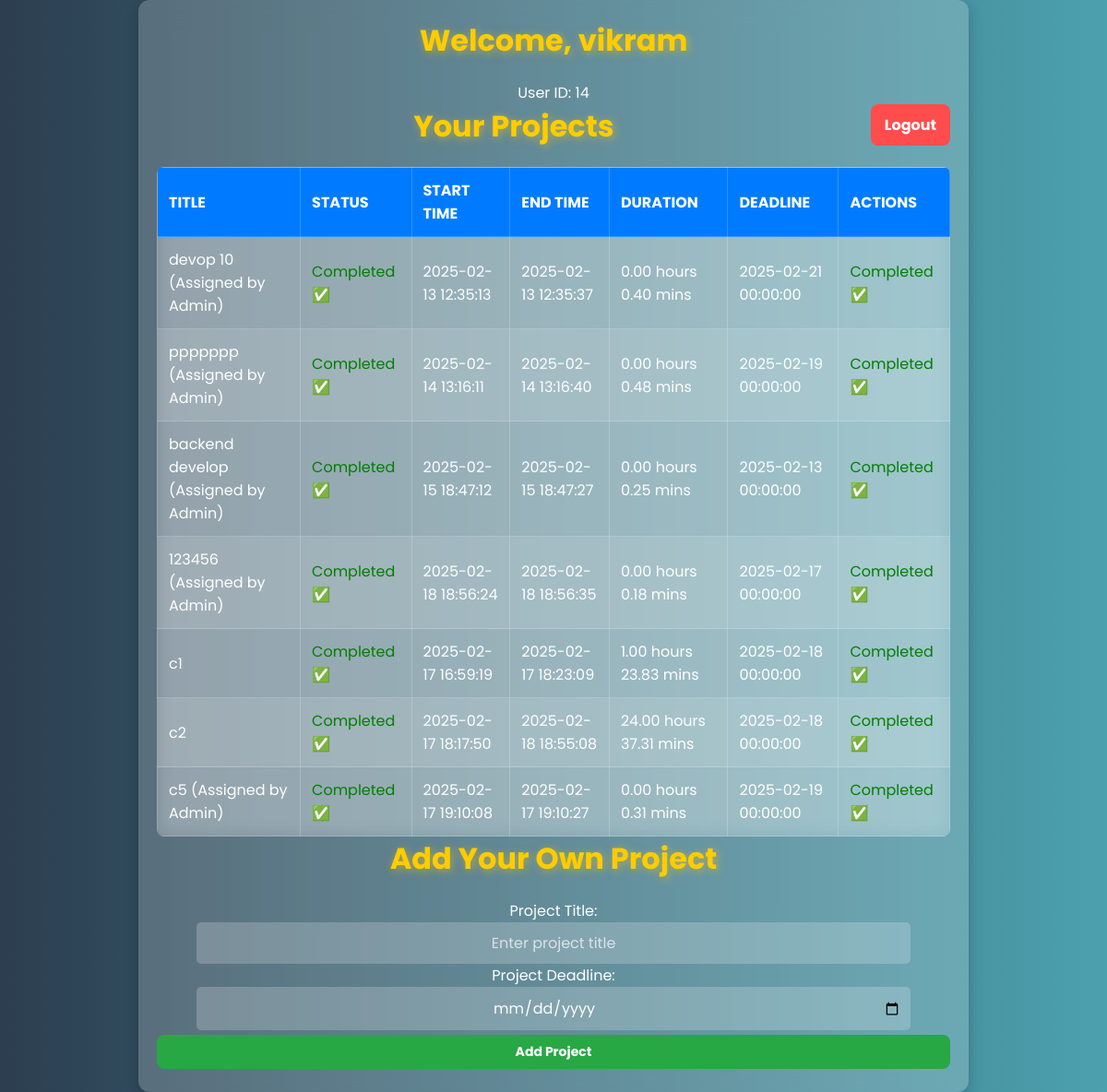
/employee-dashboard (signed in), run on the app's committed database.
### app.py (models this page shows, shortened)
class User(db.Model):
    id = db.Column(db.Integer, primary_key=True)
    name = db.Column(db.String(150), nullable=False)
    email = db.Column(db.String(150), unique=True, nullable=False)
    password = db.Column(db.String(150), nullable=False)
    role = db.Column(db.String(50), nullable=False)
    projects = db.relationship('Project', back_populates='user',
                               foreign_keys='Project.user_id',
                               cascade="all, delete-orphan")
    assigned_projects = db.relationship('Project', foreign_keys='Project.assigned_by',
                                        back_populates='assigned_by_user')

class Project(db.Model):
    id = db.Column(db.Integer, primary_key=True)
    title = db.Column(db.String(150), nullable=False)
    duration = db.Column(db.Integer, nullable=True)  # Duration in minutes
    status = db.Column(db.String(50), nullable=False, default="pending")
    deadline = db.Column(db.DateTime, nullable=False)  # ✅ Changed to DateTime
    start_time = db.Column(db.DateTime, nullable=True)
    end_time = db.Column(db.DateTime, nullable=True)
    file_path = db.Column(db.String(255), nullable=True)  # ✅ Store submitted file path
    user_id = db.Column(db.Integer, db.ForeignKey('user.id'), nullable=False)
    assigned_by = db.Column(db.Integer, db.ForeignKey('user.id'), nullable=False)  # Admin who assigned
    user = db.relationship('User', back_populates='projects', foreign_keys=[user_id])
    assigned_by_user = db.relationship('User', foreign_keys=[assigned_by])

### app.py (the view, shortened to what this page needs)
@app.route('/employee-dashboard', methods=['GET', 'POST'])
def employee_dashboard():
    if 'user' not in session:
        return redirect(url_for('login_page'))
    user = User.query.filter_by(email=session['user']).first()
    if not user or user.role != 'employee':
        flash("Unauthorized access.", "error")
        return redirect(url_for('login_page'))
    projects = Project.query.filter_by(user_id=user.id).all()
    for project in projects:
        if isinstance(project.deadline, str):  # If deadline is stored as a string, convert it
            try:
                project.deadline = datetime.strptime(project.deadline, "%Y-%m-%d").date()
            except ValueError:
                project.deadline = None  # Handle invalid format safely
    current_date = datetime.today().date()  # Used for overdue status in HTML
    return render_template('employee_dashboard.html', user=user, projects=projects, current_date=current_date)

### app.py (called while the page is built)
@app.before_request
def make_session_permanent():
    session.permanent = True

### templates/employee_dashboard.html (shortened to what this page needs)
<!DOCTYPE html>
<html lang="en">
<head>
    <link rel="stylesheet" href="{{ url_for('static', filename='css/style.css') }}">
    <link href="https://cdnjs.cloudflare.com/ajax/libs/font-awesome/6.0.0-beta3/css/all.min.css" rel="stylesheet">
</head>
<body>
    <div class="container">
        <h1>Welcome, {{ user.name }}</h1>
        <p>User ID: {{ user.id }}</p>
        <a class="logout" href="{{ url_for('logout') }}">Logout</a>
        <h2>Your Projects</h2>
        <table>
            <thead>
                <tr>
                    <th>Title</th>
                    <th>Status</th>
                    <th>Start Time</th>
                    <th>End Time</th>
                    <th>Duration</th>
                    <th>Deadline</th>
                    <th>Actions</th>
                </tr>
            </thead>
            <tbody>
                {% for project in projects %}
                <tr>
                    <td>
                        {{ project.title }}
                        {% if project.assigned_by %}
                            <span class="assigned-by-admin">(Assigned by Admin)</span>
                        {% endif %}
                    </td>
                    <td>
                        {% if project.status == 'complete' %}
                            <span style="color: green;">Completed ✅</span>
                        {% elif project.status == 'reassigned' %}
                            <span style="color: red;">Reassigned by Admin</span>
                        {% elif project.status == 'pending_review' %}
                            <span style="color: orange;">Pending Review</span>
                        {% elif project.status == 'doing' %}
                            <span style="color: orange;">Working On</span>
                        {% elif project.end_time is none and project.deadline and project.deadline.date() < current_date %}
                            <span style="color: red;">Overdue</span>
                        {% else %}
                            {{ project.status }}
                        {% endif %}
                    </td>
                    <td>{{ project.start_time.strftime('%Y-%m-%d %H:%M:%S') if project.start_time else 'Not Started' }}</td>
                    <td>{{ project.end_time.strftime('%Y-%m-%d %H:%M:%S') if project.end_time else 'Not Set' }}</td>
                    <td>
                    {% if project.start_time and project.end_time %}
                    {% set duration = (project.end_time - project.start_time).total_seconds() / 60 %}
                    {% set hours = duration // 60 %}
                    {% set minutes = duration % 60 %}
                    {{ "%.2f" | format(hours) }} hours {{ "%.2f" | format(minutes) }} mins
                    {% else %}
                    {{ "Not Set" }}
                    {% endif %}
                    </td>
                    <td>{{ project.deadline }}</td>
                    <td>
                        {% if project.start_time is none %}
                            <a class="btn" href="{{ url_for('start_project', project_id=project.id) }}">Start</a>
                        {% elif project.status == 'pending_review' %}
                            <span style="color: orange;">Pending Review</span>
                        {% elif project.status == 'complete' %}
                            <span style="color: green;">Completed ✅</span>
                        {% elif project.status == 'reassigned' %}
                            <span style="color: red;">Reassigned by Admin</span>
                        {% endif %}
                    </td>
                </tr>
                {% endfor %}
            </tbody>
        </table>
        <h2>Add Your Own Project</h2>
        <form method="POST" action="{{ url_for('employee_dashboard') }}">
            <label>Project Title:</label>
            <input type="text" name="title" placeholder="Enter project title" required><br>
            <label>Project Deadline:</label>
            <input type="date" name="deadline" required><br>
            <button type="submit" class="btn">Add Project</button>
        </form>
    </div>
    </body>
    </html>

### static/css/style.css (style rules this page uses)
* { margin: 0; padding: 0; box-sizing: border-box; font-family: 'Poppins', sans-serif; }
body { background: linear-gradient(135deg, #1e1e2f, #32324d); color: white; min-height: 100vh; display: flex; justify-content: center; align-items: center; flex-direction: column; }
.container { background: rgba(255, 255, 255, 0.1); padding: 25px; border-radius: 15px; box-shadow: 0px 4px 10px rgba(0, 0, 0, 0.3); backdrop-filter: blur(10px); text-align: center; width: 90%; max-width: 400px; animation: fadeIn 1s ease-in-out; }
h1, h2 { font-size: 2rem; margin-bottom: 20px; color: #ffcc00; text-shadow: 2px 2px 10px rgba(255, 204, 0, 0.5); }
input { width: 100%; padding: 10px; border: none; outline: none; border-radius: 5px; font-size: 1rem; background: rgba(255, 255, 255, 0.2); color: white; text-align: center; }
input::placeholder { color: rgba(255, 255, 255, 0.7); }
button { width: 100%; padding: 12px; border: none; border-radius: 5px; background: #ff4d4d; color: white; font-size: 1rem; font-weight: bold; cursor: pointer; transition: 0.3s; }
a { color: #ffcc00; text-decoration: none; font-weight: bold; transition: 0.3s; }
table { width: 100%; border-collapse: collapse; margin-top: 20px; background: rgba(255, 255, 255, 0.1); border-radius: 10px; overflow: hidden; }
th, td { border: 1px solid rgba(255, 255, 255, 0.2); padding: 10px; text-align: left; }
th { background-color: #007BFF; color: white; }
td { background: rgba(255, 255, 255, 0.05); }
.logout { float: right; text-decoration: none; background-color: #ff4d4d; color: white; padding: 5px 10px; border-radius: 5px; }
.btn { padding: 8px 12px; font-size: 14px; text-decoration: none; border-radius: 5px; display: inline-block; text-align: center; }

### templates/employee_dashboard.html (style rules this page uses)
body { font-family: 'Poppins', sans-serif; margin: 0; padding: 0; background: linear-gradient(to right, #2c3e50, #4ca1af); display: flex; justify-content: center; align-items: center; min-height: 100vh; }
.container { width: 90%; max-width: 900px; background: rgba(255, 255, 255, 0.2); backdrop-filter: blur(15px); padding: 20px; border-radius: 12px; box-shadow: 0 5px 15px rgba(0, 0, 0, 0.2); text-align: center; color: white; }
h1, h2 { font-weight: bold; }
.logout { display: inline-block; text-decoration: none; background: #ff4d4d; color: white; padding: 10px 15px; border-radius: 8px; transition: 0.3s; }
table { width: 100%; margin-top: 20px; border-collapse: collapse; background: rgba(255, 255, 255, 0.15); backdrop-filter: blur(10px); border-radius: 8px; overflow: hidden; }
th, td { padding: 12px; text-align: left; color: white; }
th { background: #007BFF; text-transform: uppercase; }
tr:nth-child(even) { background: rgba(255, 255, 255, 0.1); }
.btn { text-decoration: none; background: #28a745; color: white; padding: 8px 12px; border-radius: 8px; transition: 0.3s; display: inline-block; }
.input, button { padding: 8px; margin: 5px 0; border-radius: 5px; border: none; font-size: 16px; }
input { width: 90%; }
button { cursor: pointer; }

### data on the page
User: name "vikram", id "14"
Project: title "devop 10", shows "(Assigned by Admin)", status "Completed ✅", start_time "2025-02-13 12:35:13", end_time "2025-02-13 12:35:37", hours "0.00", minutes "0.40", deadline "2025-02-21 00:00:00"
Project: title "ppppppp", shows "(Assigned by Admin)", status "Completed ✅", start_time "2025-02-14 13:16:11", end_time "2025-02-14 13:16:40", hours "0.00", minutes "0.48", deadline "2025-02-19 00:00:00"
Project: title "backend develop", shows "(Assigned by Admin)", status "Completed ✅", start_time "2025-02-15 18:47:12", end_time "2025-02-15 18:47:27", duration "0.00", minutes "0.25", deadline "2025-02-13 00:00:00"
Project: title "123456", shows "(Assigned by Admin)", status "Completed ✅", start_time "2025-02-18 18:56:24", end_time "2025-02-18 18:56:35", duration "0.00", minutes "0.18", deadline "2025-02-17 00:00:00"
Project: title "c1", status "Completed ✅", start_time "2025-02-17 16:59:19", end_time "2025-02-17 18:23:09", hours "1.00", minutes "23.83", deadline "2025-02-18 00:00:00"
Project: title "c2", status "Completed ✅", start_time "2025-02-17 18:17:50", end_time "2025-02-18 18:55:08", hours "24.00", minutes "37.31", deadline "2025-02-18 00:00:00"
Project: title "c5", shows "(Assigned by Admin)", status "Completed ✅", start_time "2025-02-17 19:10:08", end_time "2025-02-17 19:10:27", hours "0.00", minutes "0.31", deadline "2025-02-19 00:00:00"
